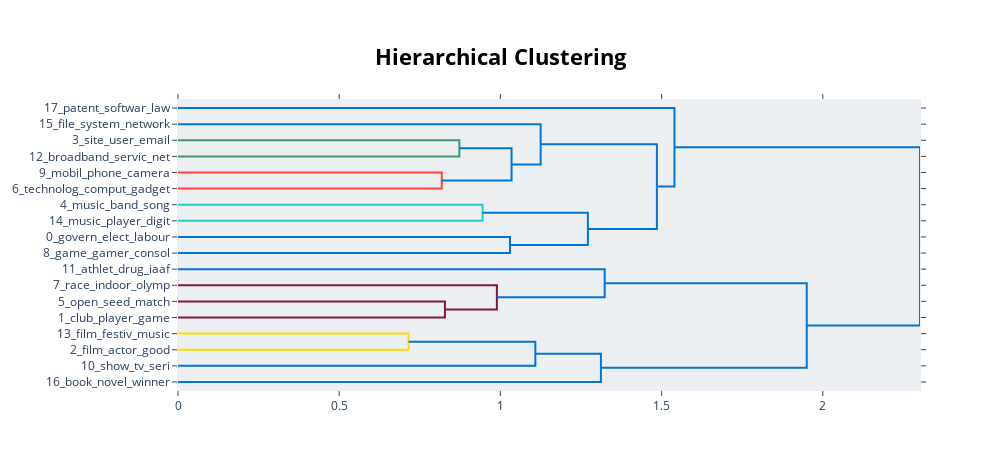

Notebook code cell kept with this figure:
### Code cell
topic_model.visualize_hierarchy()

### Figure 1 — Plotly figure (JSON) as saved in the notebook; plotly's stock layout.template omitted (floating-point values rounded to 4 significant figures)
{"data": [{"hoverinfo": "text", "marker": {"color": "rgb(61,153,112)"}, "mode": "lines", "type": "scatter", "x": [0, 0.8728, 0.8728, 0], "xaxis": "x", "y": [-25, -25, -35, -35], "yaxis": "y"}, {"hoverinfo": "text", "marker": {"color": "rgb(255,65,54)"}, "mode": "lines", "type": "scatter", "x": [0, 0.8181, 0.8181, 0], "xaxis": "x", "y": [-45, -45, -55, -55], "yaxis": "y"}, {"hoverinfo": "text", "marker": {"color": "rgb(0,116,217)"}, "mode": "lines", "type": "scatter", "x": [0.8728, 1.035, 1.035, 0.8181], "xaxis": "x", "y": [-30, -30, -50, -50], "yaxis": "y"}, {"hoverinfo": "text", "marker": {"color": "rgb(0,116,217)"}, "mode": "lines", "type": "scatter", "x": [0, 1.125, 1.125, 1.035], "xaxis": "x", "y": [-15, -15, -40, -40], "yaxis": "y"}, {"hoverinfo": "text", "marker": {"color": "rgb(35,205,205)"}, "mode": "lines", "type": "scatter", "x": [0, 0.9448, 0.9448, 0], "xaxis": "x", "y": [-65, -65, -75, -75], "yaxis": "y"}, {"hoverinfo": "text", "marker": {"color": "rgb(0,116,217)"}, "mode": "lines", "type": "scatter", "x": [0, 1.03, 1.03, 0], "xaxis": "x", "y": [-85, -85, -95, -95], "yaxis": "y"}, {"hoverinfo": "text", "marker": {"color": "rgb(0,116,217)"}, "mode": "lines", "type": "scatter", "x": [0.9448, 1.271, 1.271, 1.03], "xaxis": "x", "y": [-70, -70, -90, -90], "yaxis": "y"}, {"hoverinfo": "text", "marker": {"color": "rgb(0,116,217)"}, "mode": "lines", "type": "scatter", "x": [1.125, 1.485, 1.485, 1.271], "xaxis": "x", "y": [-27.5, -27.5, -80, -80], "yaxis": "y"}, {"hoverinfo": "text", "marker": {"color": "rgb(0,116,217)"}, "mode": "lines", "type": "scatter", "x": [0, 1.54, 1.54, 1.485], "xaxis": "x", "y": [-5, -5, -53.75, -53.75], "yaxis": "y"}, {"hoverinfo": "text", "marker": {"color": "rgb(133,20,75)"}, "mode": "lines", "type": "scatter", "x": [0, 0.828, 0.828, 0], "xaxis": "x", "y": [-125, -125, -135, -135], "yaxis": "y"}, {"hoverinfo": "text", "marker": {"color": "rgb(133,20,75)"}, "mode": "lines", "type": "scatter", "x": [0, 0.9891, 0.9891, 0.828], "xaxis": "x", "y": [-115, -115, -130, -130], "yaxis": "y"}, {"hoverinfo": "text", "marker": {"color": "rgb(0,116,217)"}, "mode": "lines", "type": "scatter", "x": [0, 1.323, 1.323, 0.9891], "xaxis": "x", "y": [-105, -105, -122.5, -122.5], "yaxis": "y"}, {"hoverinfo": "text", "marker": {"color": "rgb(255,220,0)"}, "mode": "lines", "type": "scatter", "x": [0, 0.7152, 0.7152, 0], "xaxis": "x", "y": [-145, -145, -155, -155], "yaxis": "y"}, {"hoverinfo": "text", "marker": {"color": "rgb(0,116,217)"}, "mode": "lines", "type": "scatter", "x": [0.7152, 1.108, 1.108, 0], "xaxis": "x", "y": [-150, -150, -165, -165], "yaxis": "y"}, {"hoverinfo": "text", "marker": {"color": "rgb(0,116,217)"}, "mode": "lines", "type": "scatter", "x": [1.108, 1.312, 1.312, 0], "xaxis": "x", "y": [-157.5, -157.5, -175, -175], "yaxis": "y"}, {"hoverinfo": "text", "marker": {"color": "rgb(0,116,217)"}, "mode": "lines", "type": "scatter", "x": [1.323, 1.95, 1.95, 1.312], "xaxis": "x", "y": [-113.8, -113.8, -166.2, -166.2], "yaxis": "y"}, {"hoverinfo": "text", "marker": {"color": "rgb(0,116,217)"}, "mode": "lines", "type": "scatter", "x": [1.54, 2.302, 2.302, 1.95], "xaxis": "x", "y": [-29.38, -29.38, -140, -140], "yaxis": "y"}], "layout": {"autosize": false, "height": 470, "hoverlabel": {"bgcolor": "white", "font": {"family": "Rockwell", "size": 16}}, "hovermode": "closest", "plot_bgcolor": "#ECEFF1", "showlegend": false, "title": {"font": {"color": "Black", "size": 22}, "text": "<b>Hierarchical Clustering</b>", "x": 0.5, "xanchor": "center", "yanchor": "top"}, "width": 1000, "xaxis": {"mirror": "allticks", "rangemode": "tozero", "showgrid": false, "showline": true, "showticklabels": true, "ticks": "outside", "type": "linear", "zeroline": false}, "yaxis": {"mirror": "allticks", "range": [-180, 0], "rangemode": "tozero", "showgrid": false, "showline": true, "showticklabels": true, "tickmode": "array", "ticks": "outside", "ticktext": ["17_patent_softwar_law", "15_file_system_network", "3_site_user_email", "12_broadband_servic_net", "9_mobil_phone_camera", "6_technolog_comput_gadget", "4_music_band_song", "14_music_player_digit", "0_govern_elect_labour", "8_game_gamer_consol", "11_athlet_drug_iaaf", "7_race_indoor_olymp", "5_open_seed_match", "1_club_player_game", "13_film_festiv_music", "2_film_actor_good", "10_show_tv_seri", "16_book_novel_winner"], "tickvals": [-5, -15, -25, -35, -45, -55, -65, -75, -85, -95, -105, -115, -125, -135, -145, -155, -165, -175], "type": "linear", "zeroline": false}}}
